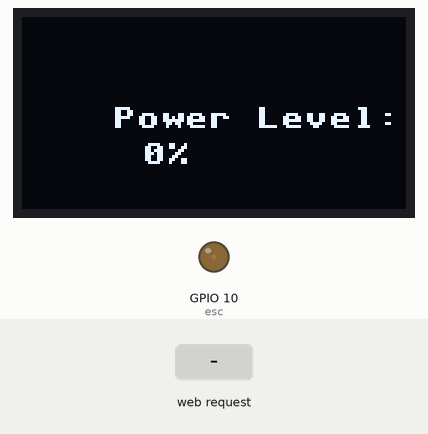
Recording of a program running on a simulated ESP32 board running MicroPython. On the bench: 128×64 one-colour display, output pins drawn as LEDs (lit = HIGH). The inputs (shaded band) are chosen by the test bench. The board's own WiFi access point starts at once; what the program prints to the serial console is not drawn.

Above: at 5.2 s.
5.3 s: HTTP request GET /?speed=90 received
At 5.8 s:
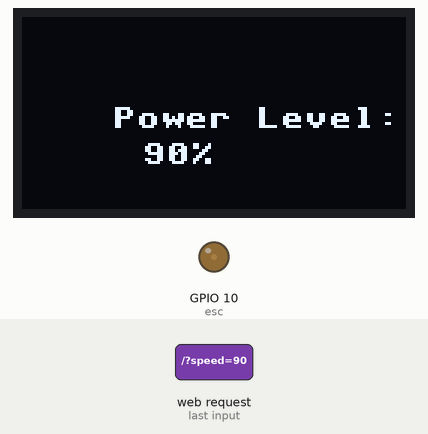
6.8 s: HTTP request GET / received
Timing chart, 0 to 9.8 s (numbered marks = the images above; inputs shaded):
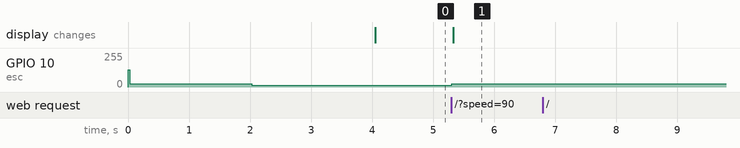

The program:

main.py
```python
import network
import socket
from machine import Pin, PWM, I2C
import time
import ssd1306


SSID = "YOUR_WIFI_NAME" #Currentlty in station mode, not acccess point
PASSWORD = "YOUR_WIFI_PASSWORD"


esc = PWM(Pin(10), freq=50)

def set_esc_pulse(us):
    duty = int(us * 1023 / 20000)
    esc.duty(duty)


i2c = I2C(0, scl=Pin(6), sda=Pin(5), freq=400000)
oled = ssd1306.SSD1306_I2C(128, 64, i2c, addr=0x3C)
x_offset = 30
y_offset = 30

def update_oled(power_percent):
    oled.fill(0)
    oled.text("Power Level:", x_offset, y_offset)
    oled.text("{}%".format(power_percent), x_offset + 10, y_offset + 12)
    oled.show()


def calibrate_esc():

    set_esc_pulse(2000)
    time.sleep(2)
    set_esc_pulse(1000)
    time.sleep(2)


def start_ap():
    ap = network.WLAN(network.AP_IF)
    ap.active(True)
    ap.config(essid="ESP32-ESC", password="12345678")
    while not ap.active():
        pass
    print("Access Point started:", ap.ifconfig())
    return ap.ifconfig()[0]


def start_server():
    with open("esc_web.html", "r") as f:
        html = f.read()

    addr = socket.getaddrinfo('0.0.0.0', 80)[0][-1]
    s = socket.socket()
    s.bind(addr)
    s.listen(1)
    print("Web server listening on http://%s:80" % ip)

    while True:
        cl, addr = s.accept()
        print("Client connected:", addr)
        request = cl.recv(1024).decode()
        print("Request:", request)


        if "/?speed=" in request:
            try:
                idx = request.find("/?speed=")
                value = int(request[idx+8:].split(" ")[0])
                pulse = 1000 + (value * 10)
                print("Setting speed to", value, "% →", pulse, "us")
                set_esc_pulse(pulse)
                update_oled(value)
            except Exception as e:
                print("Error:", e)

        cl.send("HTTP/1.1 200 OK\r\nContent-Type: text/html\r\n\r\n")
        cl.send(html)
        cl.close()

set_esc_pulse(1000)
calibrate_esc()
update_oled(0)
ip = start_ap()
start_server()
```

Measured:
- after the input at 5.3 s, GPIO 10 (esc): 13/255 → 24/255 at once; the display: changes at once (image 1)
- after the input at 6.8 s, every drawn part: stays the same
